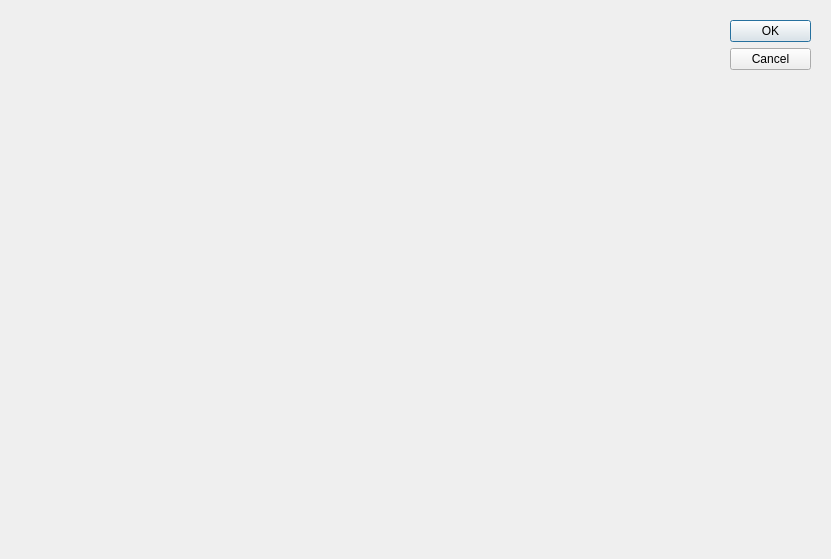
<?xml version="1.0" encoding="UTF-8"?>
<ui version="4.0">
 <class>HelpDialog</class>
 <widget class="QDialog" name="HelpDialog">
  <property name="geometry">
   <rect>
    <x>0</x>
    <y>0</y>
    <width>831</width>
    <height>559</height>
   </rect>
  </property>
  <property name="windowTitle">
   <string>Dialog</string>
  </property>
  <widget class="QDialogButtonBox" name="buttonBox">
   <property name="geometry">
    <rect>
     <x>730</x>
     <y>20</y>
     <width>81</width>
     <height>241</height>
    </rect>
   </property>
   <property name="orientation">
    <enum>Qt::Vertical</enum>
   </property>
   <property name="standardButtons">
    <set>QDialogButtonBox::Cancel|QDialogButtonBox::Ok</set>
   </property>
  </widget>
 </widget>
 <resources/>
 <connections>
  <connection>
   <sender>buttonBox</sender>
   <signal>accepted()</signal>
   <receiver>HelpDialog</receiver>
   <slot>accept()</slot>
   <hints>
    <hint type="sourcelabel">
     <x>248</x>
     <y>254</y>
    </hint>
    <hint type="destinationlabel">
     <x>157</x>
     <y>274</y>
    </hint>
   </hints>
  </connection>
  <connection>
   <sender>buttonBox</sender>
   <signal>rejected()</signal>
   <receiver>HelpDialog</receiver>
   <slot>reject()</slot>
   <hints>
    <hint type="sourcelabel">
     <x>316</x>
     <y>260</y>
    </hint>
    <hint type="destinationlabel">
     <x>286</x>
     <y>274</y>
    </hint>
   </hints>
  </connection>
 </connections>
</ui>
